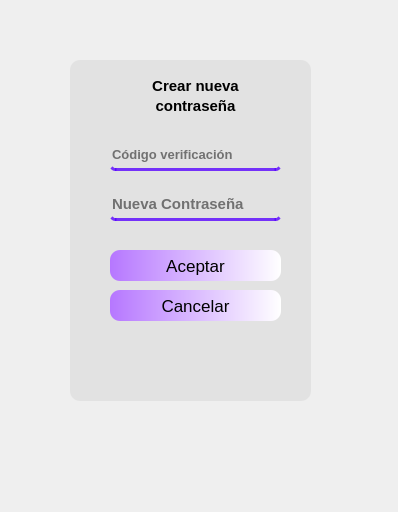
<?xml version="1.0" encoding="UTF-8"?>
<ui version="4.0">
 <class>MainWindow</class>
 <widget class="QMainWindow" name="MainWindow">
  <property name="geometry">
   <rect>
    <x>0</x>
    <y>0</y>
    <width>398</width>
    <height>512</height>
   </rect>
  </property>
  <property name="windowTitle">
   <string>MainWindow</string>
  </property>
  <widget class="QWidget" name="centralwidget">
   <widget class="QLabel" name="label_3">
    <property name="geometry">
     <rect>
      <x>70</x>
      <y>60</y>
      <width>241</width>
      <height>341</height>
     </rect>
    </property>
    <property name="styleSheet">
     <string notr="true">background-color: rgba(220, 220, 220, 165);
border-radius: 10
</string>
    </property>
    <property name="text">
     <string/>
    </property>
   </widget>
   <widget class="QLabel" name="label_4">
    <property name="geometry">
     <rect>
      <x>100</x>
      <y>70</y>
      <width>191</width>
      <height>31</height>
     </rect>
    </property>
    <property name="font">
     <font>
      <pointsize>11</pointsize>
      <weight>75</weight>
      <bold>true</bold>
     </font>
    </property>
    <property name="text">
     <string>Crear nueva</string>
    </property>
    <property name="alignment">
     <set>Qt::AlignCenter</set>
    </property>
   </widget>
   <widget class="QLabel" name="label_5">
    <property name="geometry">
     <rect>
      <x>100</x>
      <y>90</y>
      <width>191</width>
      <height>31</height>
     </rect>
    </property>
    <property name="font">
     <font>
      <pointsize>11</pointsize>
      <weight>75</weight>
      <bold>true</bold>
     </font>
    </property>
    <property name="text">
     <string>contraseña</string>
    </property>
    <property name="alignment">
     <set>Qt::AlignCenter</set>
    </property>
   </widget>
   <widget class="QLineEdit" name="CodigoEdit">
    <property name="geometry">
     <rect>
      <x>110</x>
      <y>140</y>
      <width>171</width>
      <height>31</height>
     </rect>
    </property>
    <property name="font">
     <font>
      <pointsize>10</pointsize>
      <weight>75</weight>
      <bold>true</bold>
     </font>
    </property>
    <property name="styleSheet">
     <string notr="true">background-color: rgba(74, 30, 134, 0);
border: none;
border-bottom: 3px solid rgba(85, 0, 255, 200);
border-radius: 5
</string>
    </property>
    <property name="text">
     <string/>
    </property>
    <property name="placeholderText">
     <string>Código verificación</string>
    </property>
   </widget>
   <widget class="QPushButton" name="BotonAceptar">
    <property name="geometry">
     <rect>
      <x>110</x>
      <y>250</y>
      <width>171</width>
      <height>31</height>
     </rect>
    </property>
    <property name="font">
     <font>
      <pointsize>13</pointsize>
      <weight>50</weight>
      <bold>false</bold>
     </font>
    </property>
    <property name="styleSheet">
     <string notr="true">background-color: qlineargradient(spread:pad, x1:0, y1:0, x2:1, y2:0, stop:0 rgba(182, 119, 255, 255), stop:1 rgba(255, 255, 255, 255));
border-radius: 10
</string>
    </property>
    <property name="text">
     <string>Aceptar</string>
    </property>
   </widget>
   <widget class="QLabel" name="labelMensaje">
    <property name="geometry">
     <rect>
      <x>120</x>
      <y>320</y>
      <width>161</width>
      <height>31</height>
     </rect>
    </property>
    <property name="text">
     <string/>
    </property>
   </widget>
   <widget class="QLineEdit" name="NuevaContrasenaEdit">
    <property name="geometry">
     <rect>
      <x>110</x>
      <y>190</y>
      <width>171</width>
      <height>31</height>
     </rect>
    </property>
    <property name="font">
     <font>
      <pointsize>11</pointsize>
      <weight>75</weight>
      <bold>true</bold>
     </font>
    </property>
    <property name="styleSheet">
     <string notr="true">background-color: rgba(74, 30, 134, 0);
border: none;
border-bottom: 3px solid rgba(85, 0, 255, 200);
border-radius: 5
</string>
    </property>
    <property name="echoMode">
     <enum>QLineEdit::PasswordEchoOnEdit</enum>
    </property>
    <property name="placeholderText">
     <string>Nueva Contraseña</string>
    </property>
   </widget>
   <widget class="QPushButton" name="BotonCancelar">
    <property name="geometry">
     <rect>
      <x>110</x>
      <y>290</y>
      <width>171</width>
      <height>31</height>
     </rect>
    </property>
    <property name="font">
     <font>
      <pointsize>13</pointsize>
      <weight>50</weight>
      <bold>false</bold>
     </font>
    </property>
    <property name="styleSheet">
     <string notr="true">background-color: qlineargradient(spread:pad, x1:0, y1:0, x2:1, y2:0, stop:0 rgba(182, 119, 255, 255), stop:1 rgba(255, 255, 255, 255));
border-radius: 10
</string>
    </property>
    <property name="text">
     <string>Cancelar</string>
    </property>
   </widget>
  </widget>
 </widget>
 <resources/>
 <connections/>
</ui>
